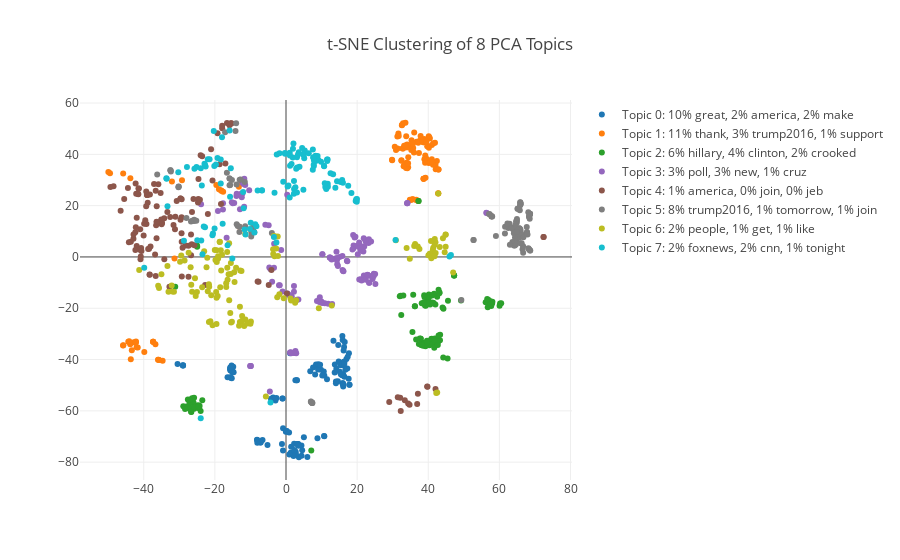

The cell this chart's notebook holds for it:
### Code cell
# 创建色彩映射
n = nTopics
cmap = get_cmap('tab10')
colors = [rgb2hex(cmap(color)) for color in np.arange(0, 1.000001, 1/(n-1))]

# 获取关键词
topWords = getTopWords(3, pcaKeys, vectorizedText, countVectorizer)


# 生成散点图
data = []
# 迭代每个主题
for topic in range(nTopics):
    mask = pcaKeys==topic
    sample_mask = np.zeros(mask.sum()).astype(bool)
    sample_mask[:int(1000/nTopics)] = True
    np.random.shuffle(sample_mask)
    
    scatter = go.Scatter(x = tsneModelVectors[mask,0][sample_mask],
                         y = tsneModelVectors[mask,1][sample_mask],
                         name = 'Topic {}: {}'.format(topic, topWords[topic]),
                         mode = 'markers',
                         text = df[mask]['Tweet_Text'][sample_mask],
                         marker = dict(color = colors[topic]))
    data.append(scatter)

layout = go.Layout(title = 't-SNE Clustering of {} PCA Topics'.format(nTopics),
                   showlegend=True,
                   hovermode = 'closest')

fig = go.Figure(data=data, layout=layout)
iplot(fig)
